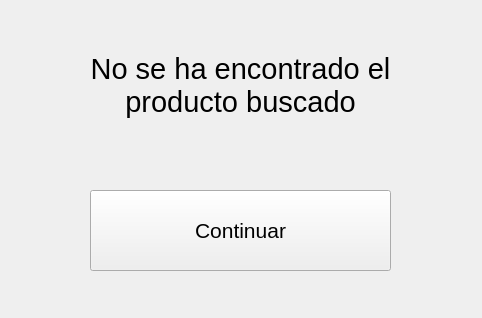
<?xml version="1.0" encoding="UTF-8"?>
<ui version="4.0">
 <class>MainWindow</class>
 <widget class="QMainWindow" name="MainWindow">
  <property name="enabled">
   <bool>true</bool>
  </property>
  <property name="geometry">
   <rect>
    <x>0</x>
    <y>0</y>
    <width>482</width>
    <height>318</height>
   </rect>
  </property>
  <property name="windowTitle">
   <string>MainWindow</string>
  </property>
  <widget class="QWidget" name="centralwidget">
   <widget class="QLabel" name="label_3">
    <property name="geometry">
     <rect>
      <x>850</x>
      <y>30</y>
      <width>191</width>
      <height>111</height>
     </rect>
    </property>
    <property name="font">
     <font>
      <pointsize>16</pointsize>
     </font>
    </property>
    <property name="text">
     <string/>
    </property>
    <property name="pixmap">
     <pixmap>:/prefijoNuevo/s.png</pixmap>
    </property>
    <property name="scaledContents">
     <bool>true</bool>
    </property>
   </widget>
   <widget class="QPushButton" name="pushButton_6">
    <property name="geometry">
     <rect>
      <x>90</x>
      <y>190</y>
      <width>301</width>
      <height>81</height>
     </rect>
    </property>
    <property name="font">
     <font>
      <pointsize>16</pointsize>
     </font>
    </property>
    <property name="text">
     <string>Continuar</string>
    </property>
   </widget>
   <widget class="QLabel" name="label_2">
    <property name="geometry">
     <rect>
      <x>30</x>
      <y>10</y>
      <width>421</width>
      <height>151</height>
     </rect>
    </property>
    <property name="font">
     <font>
      <pointsize>22</pointsize>
     </font>
    </property>
    <property name="layoutDirection">
     <enum>Qt::LeftToRight</enum>
    </property>
    <property name="text">
     <string>No se ha encontrado el
producto buscado</string>
    </property>
    <property name="alignment">
     <set>Qt::AlignCenter</set>
    </property>
   </widget>
  </widget>
 </widget>
 <resources>
  <include location="../img/logo.qrc"/>
 </resources>
 <connections/>
</ui>
